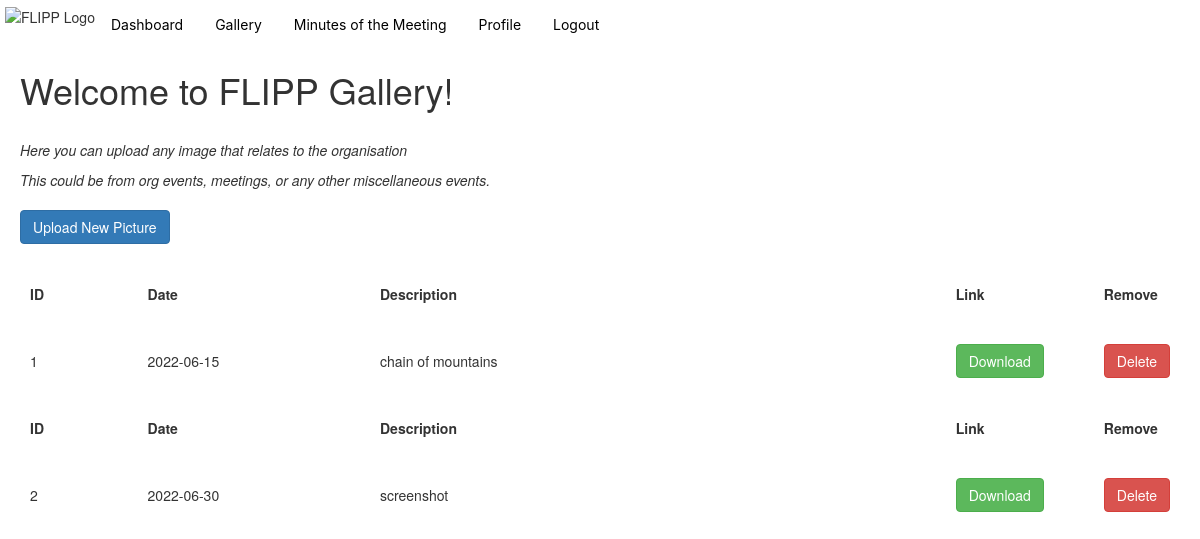
Page /gallery (signed in) on the earlier database version.
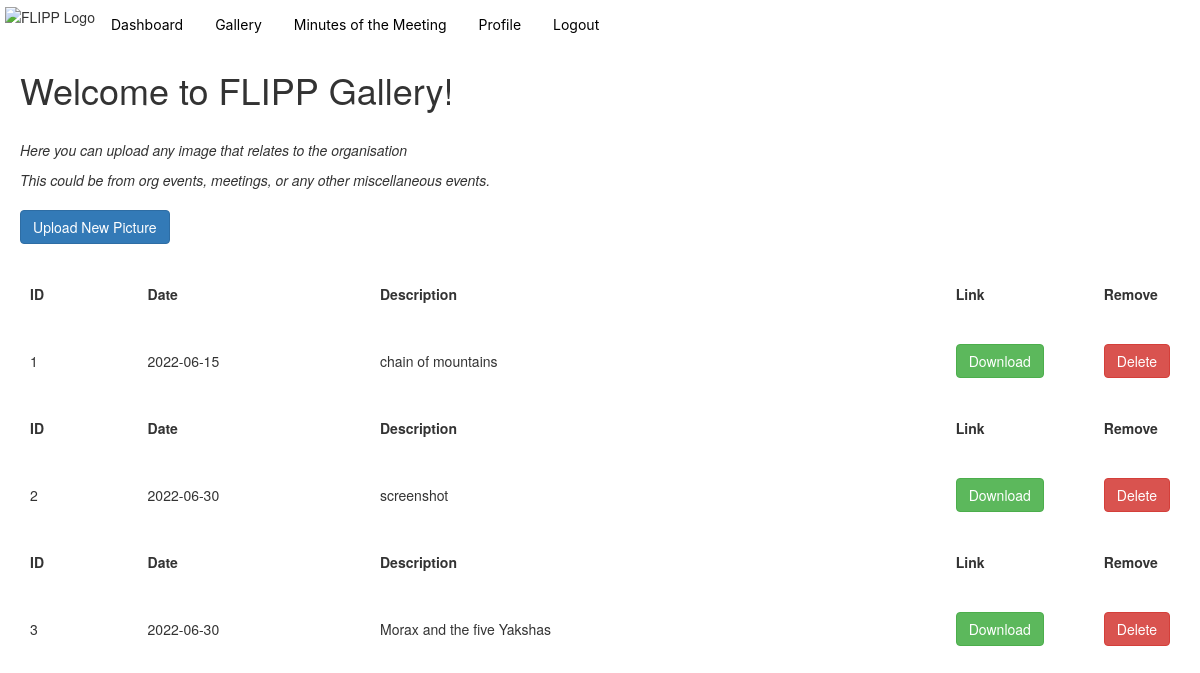
Same page on the later database version.
### app.py (models this page shows)
class Gallery(db.Model, UserMixin):
    id = db.Column(db.Integer, primary_key=True)
    date = db.Column(db.String(20), nullable=False)
    filename = db.Column(db.String(30), nullable=False)
    image = db.Column(db.LargeBinary, nullable=False)
    description = db.Column(db.String, nullable=False)

### app.py (the view)
@app.route('/gallery', methods=["GET", "POST"])
@login_required
def gallery():
    pictures = Gallery.query.all()
    return render_template("gallery.html", pictures=pictures)

### app.py (called while the page is built)
@login_manager.user_loader
def load_user(user_id):
    return User.query.get(int(user_id))

### templates/gallery.html
{% extends 'base2.html'%} {% block title %} Home {% endblock %}
{% block content %}
<link rel="stylesheet" href="https://maxcdn.bootstrapcdn.com/bootstrap/3.4.1/css/bootstrap.min.css">
<link rel="stylesheet" href={{ url_for('static', filename='gallery.css') }}>
<div class="div1">
    <h1>Welcome to FLIPP Gallery!</h1>
    <br>
    <p><i>Here you can upload any image that relates to the organisation</i></p>
    <p><i>This could be from org events, meetings, or any other miscellaneous events.</i></p>
</div>
<div class="div1">
    <a href="{{ url_for('upload_picture') }}" class="btn btn-primary">Upload New Picture</a>
</div>
<div>
    {% for picture in pictures %}
    <table class="fixed" width="100%">
        <col width="10%" />
        <col width="20%" />
        <col width="50%" />
        <col width="10%" />
        <col width="10%" />
        <tr>
            <th>ID</th>
            <th>Date</th>
            <th>Description</th>
            <th>Link</th>
            <th>Remove</th>
        </tr>
        <tr>
            <td>{{ picture.id }}</td>
            <td>{{ picture.date }}</td>
            <td>{{ picture.description }}</td>
            <td><a href="{{url_for('download_picture', gallery_id=picture.id)}}" class="btn btn-success">Download</a></td>
            <td><a href="{{url_for('delete_picture', gallery_id=picture.id)}}" class="btn btn-danger">Delete</a></td>
        </tr>
    </table>
    {% endfor %}
</div>
{% endblock %}

Differences in the rows shown:
added Gallery: id "3", date "2022-06-30", description "Morax and the five Yakshas"
